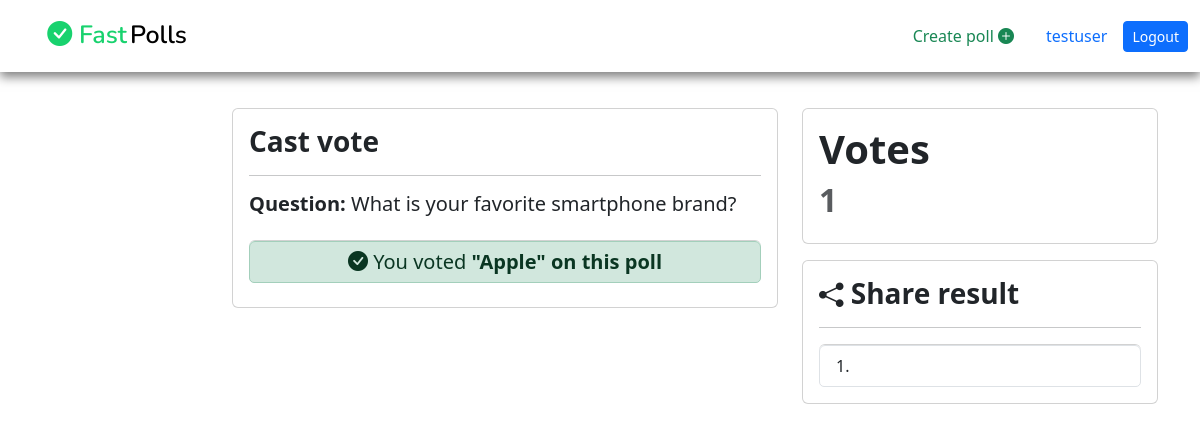
The page /polls/voting/a6b2c65f9b0946bc9f29/polls/ (signed in) on the database its author committed.
### accounts/models.py (models this page shows, shortened)
class User(AbstractUser):
    id = models.CharField(max_length=25, primary_key=True, unique=True, editable=False)
    email = models.EmailField(unique=True)
    gender = models.CharField(max_length=7, blank=False)
    phone_no = models.CharField(max_length=14, blank=False)
    profile_pic = models.ImageField(upload_to='User-dps/', default='default.png')
    updated = models.DateTimeField(auto_now=True)
    REQUIRED_FIELDS = ['username']
    USERNAME_FIELD = 'email'
    class Meta:
        ordering = ['username']

### polls/models.py (models this page shows, shortened)
class Questions(models.Model):
    id = models.CharField(max_length=20, primary_key=True, unique=True, editable=False)
    author = models.ForeignKey(User, on_delete=models.CASCADE, editable=False)
    quiz = models.TextField(blank=False)
    category = models.CharField(max_length=15, blank=False)
    is_private = models.BooleanField(default=False)
    is_closed = models.BooleanField(default=False, editable=False)
    closing_dt = models.DateField(null=False, blank=False, db_column='Scheduled closing date-time')
    created = models.DateTimeField(auto_now_add=True)
    edited = models.DateTimeField(auto_now=True)
    class Meta:
        ordering = ['-created']
        verbose_name_plural = 'Questions'

class VotersDetails(models.Model):
    id = models.CharField(max_length=25, primary_key=True, unique=True, editable=False)
    polls = models.ForeignKey(Choices, on_delete=models.CASCADE, editable=False)
    voter = models.ForeignKey(User, on_delete=models.CASCADE, null=True, editable=False)
    selected_choice = models.CharField(max_length=100, editable=False)
    voting_date = models.DateTimeField(auto_now_add=True)
    class Meta:
        ordering = ['polls', '-voting_date']
        verbose_name_plural = 'Voters Logs'

class Choices(models.Model):
    id = models.CharField(max_length=20, primary_key=True, unique=True, editable=False)
    question = models.ForeignKey(Questions, on_delete=models.CASCADE, editable=False)
    choice = models.CharField(max_length=100, blank=False)
    total_votes = models.PositiveIntegerField(default=0, editable=False)
    created = models.DateTimeField(auto_now_add=True)
    edited = models.DateTimeField(auto_now=True)
    class Meta:
        ordering = ['total_votes']
        verbose_name_plural = 'Choices'

### polls/views.py (the view, shortened to what this page needs)
# urls.py: path('voting/<str:pk>/polls/', views.VotingView.as_view(), name='vote'),
@method_decorator(login_required, name='get')
class VotingView(View):
    template_name = 'polls/vote.html'
    def get(self, request,  pk, *args, **kwargs):
        poll_obj = Questions.objects.get(id=pk)
        choice_obj = Choices.objects.filter(question_id=poll_obj).all()
        voters_obj = None
        try:
            voters_obj = VotersDetails.objects.get(voter=request.user, polls_id__question=poll_obj)
        except VotersDetails.DoesNotExist:
            voters_obj = None
        context = {'poll': poll_obj, 'choices': choice_obj, 'voters_obj': voters_obj}
        return render(request, self.template_name, context)

### polls/templates/polls/vote.html (shortened to what this page needs)
    {% extends 'base.html' %}
    {% load static %}
    {% load crispy_forms_tags %}
    {% block content %}
    <main>
        <div class="container">
            <div class="row">
                <div class="col-md-6 offset-sm-2">
                    <form action="" method="post" class="card card-body">
                        <h3 class="card-title fw-bold mb-0">Cast vote</h3>
                        <hr>
                        <h5><b>Question: </b>{{ poll.quiz }}</h5>
                        {% if voters_obj is None %}
                        <ul class="list-group mt-3">
                            {% for choice in choices %}
                            <li class="list-group-item">
                                <input class="form-check-input me-1" type="radio" name="Choice" value="{{ choice.id }}">
                                <label class="form-check-label">{{ choice.choice }}</label>
                            </li>
                            {% endfor %}
                        </ul>
                        <hr>
                        <div class="d-grid gap-2">
                            <button type="submit" class="btn btn-outline-success">Submit</button>
                        </div>
                        {% else %}
                        <div class="list-group mt-3 text-center">
                            <h5 href="#" class="list-group-item list-group-item-action list-group-item-success">
                                <i class="bi-check-circle-fill"></i> You voted <b>"{{ voters_obj.selected_choice }}" on this poll</b>
                            </h5>
                          </div>
                        {% endif %}
                    </form>
                </div>
                <div class="col-md-4">
                    <div class="card card-body mb-3">
                        <h1 class="card-title fw-bold">Votes</h1>
                        <h2 class="fw-bold text-muted ml-3">{{ voters_obj.polls.total_votes }}</h2>
                    </div>
                    <div class="card card-body">
                        <h3 class="card-title fw-bold mb-0"><i class="bi-share-fill small"></i> Share result</h3>
                        <hr>
                        <ol class="list-group list-group-numbered">
                            <li class="list-group-item d-flex justify-content-between align-items-start">
                            </li>
                          </ol>
                    </div>
                </div>
            </div>
        </div>
    </main>
    {% endblock %}

### templates/base.html (shortened to what this page needs)
    {% load static %}
    <link href="https://cdn.jsdelivr.net/npm/bootstrap@5.3.0/dist/css/bootstrap.min.css" rel="stylesheet">
    <link rel="stylesheet" href="https://cdn.jsdelivr.net/npm/bootstrap-icons@1.10.5/font/bootstrap-icons.css">
    <link rel="stylesheet" href="{% static 'css/styles.css' %}">
    <nav class="navbar navbar-expand-lg">
        <div class="container-fluid">
            <a class="navbar-brand" href="{% url 'homepage' %}"><i class="bi-check-circle-fill"></i> <span id="fast">Fast</span> Polls</a>
            <div class="collapse navbar-collapse nav justify-content-center" id="navbarText">
                <span class="navbar-text">
                    <a class="nav-link text-success" href="{% url 'create-polls' %}">Create poll <i class="bi-plus-circle-fill"></i></a>
                </span>
                {% if user.is_authenticated %}
                <span class="navbar-text">
                    <a href="{% url 'profile' %}" class="nav-link text-primary">{{ request.user.username }}</a>
                </span>
                <span class="navbar-text">
                    <a href="{% url 'logout_user' %}" class="btn btn-primary btn-sm">Logout</a>
                </span>
                {% endif %}
            </div>
        </div>
    </nav>
    {% block content %}
    {% endblock %}

### static/css/styles.css (style rules this page uses)
* { box-sizing: border-box; }
a { text-decoration: none; }
.navbar { box-shadow: 0 5px 10px rgba(0, 0, 0, 0.5); }
.navbar .container-fluid .navbar-brand { font-family: 'Nunito', sans-serif; font-size: 25px; font-weight: 600; margin-left: 3%; }
.navbar .container-fluid .navbar-brand i { color: #18d26e; }
.navbar .container-fluid .navbar-brand #fast { color: #18d26e; margin-right: -2.4%; }
.navbar .container-fluid .btn { color: #fff; }
main { margin-top: 3%; margin-bottom: 3%; }

### rows shown on the page
User: user.username "testuser"
Questions: quiz "What is your favorite smartphone brand?"
VotersDetails: selected_choice "Apple", polls.total_votes "1"
